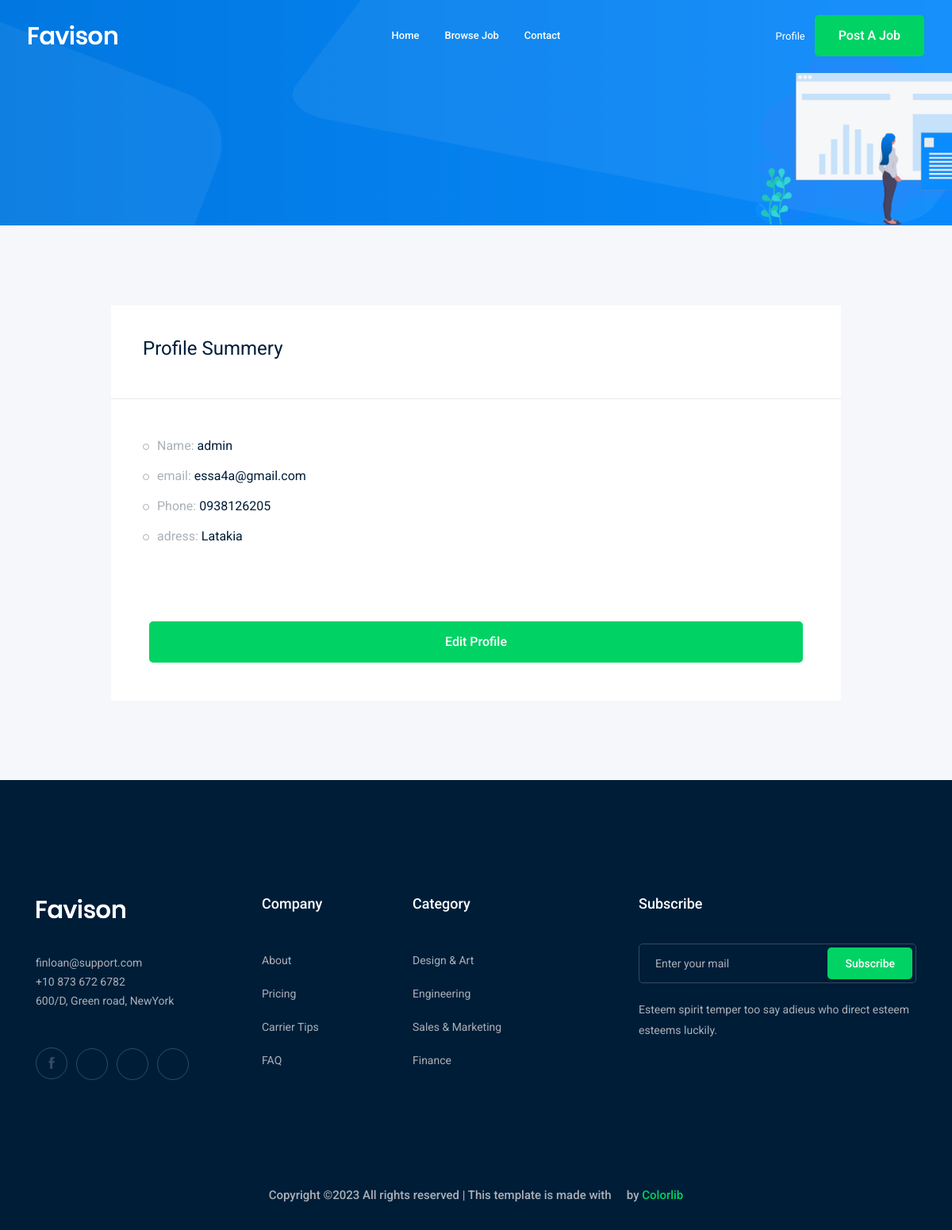
/accounts/profile/ (signed in), run on the app's committed database.
### accounts/models.py (models this page shows)
class Profile(models.Model):
    user = models.OneToOneField(User, on_delete=models.CASCADE)
    city = models.ForeignKey("City",related_name='user_city', on_delete=models.CASCADE, null=True, blank=True)
    phone_number = models.CharField(max_length=15)
    image = models.ImageField(upload_to='Profile/')
    def __str__(self):
        return str(self.user)

class City (models.Model):
    name = models.CharField(max_length=30)
    def __str__(self):
        return str(self.name)

### accounts/views.py (the view)
# urls.py: path('profile/', views.profile, name='profile'),
def profile(request):
    profile = Profile.objects.get(user=request.user)
    return render(request, "accounts/profile.html", {"profile": profile})

### accounts/templates/accounts/profile.html (shortened to what this page needs)
{% extends "base.html" %}
{% load bootstrap4 %}
{% block body %}
    <div class="bradcam_area bradcam_bg_1">
        <div class="container">
            <div class="row">
                <div class="col-xl-12">
                </div>
            </div>
        </div>
    </div>
    <div class="job_details_area">
        <div class="container">
            <div class="row">
                <div class="col-lg-10 mx-auto">
                    <div class="job_sumary">
                        <div class="summery_header">
                            <h3>Profile Summery</h3>
                        </div>
                        <div class="job_content">
                            <ul>
                                <li>Name: <span>{{profile}}</span></li>
                                <li>email: <span>{{profile.user.email}}</span></li>
                                <li>Phone: <span>{{profile.phone_number}}</span></li>
                                <li>adress: <span>{{profile.city}}</span></li>
                            </ul>
                        </div>
                        <div class =  "p-5">
                            <a class = "boxed-btn3 w-100" href="{%url 'accounts:profile_edit'%}">Edit Profile</a>
                        </div>
                    </div>
                </div>
            </div>
        </div>
    </div>
{% endblock body %}

### data on the page
Profile: user.username "admin", user.email "essa4a@gmail.com", phone_number "0938126205", city "Latakia"
